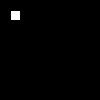
Frame 1 (no input)
Frame 60 (the mouse pressed at the canvas centre just before this capture): identical to frame 1, image omitted
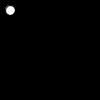
Frame 120 (the mouse held since frame 60 and released just before this capture)

The Processing sketch that drew these frames (run headless with seeded random() and noise(); from frame 60 on, the mouse is pressed at the canvas centre):

// Processing sketch: processing_119746
// ── processing_119746.pde


int imageMode = 2; // selects which image is being shown
int timer = 0; // control how long second image runs for



void setup() {}

void draw() {
  background(0);

  // timer code - count down  
  if (timer > 0) {
    timer--;
  } else if (timer ==0) {
    // timer counted down - change back to image 1
    imageMode = 1;
  }


  // image selector based on imageMode
  if (imageMode == 1) {
  
    drawImageOne(); // call drawing function
      
  } else {
    
    drawImageTwo();
  
  }
  
  
}


void mousePressed() {

  if (imageMode == 1) {
    imageMode = 2;
    timer = 100;    
  } 
}
  


// drawing functions

void drawImageOne() {
  rect(10,10,10,10);
}

void drawImageTwo() {
  ellipse(10,10,10,10);



}
